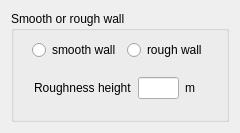
<ui version="4.0" >
 <class>BoundaryConditionsRoughWallForm</class>
 <widget class="QWidget" name="BoundaryConditionsRoughWallForm" >
  <property name="geometry" >
   <rect>
    <x>0</x>
    <y>0</y>
    <width>240</width>
    <height>133</height>
   </rect>
  </property>
  <property name="windowTitle" >
   <string>Form</string>
  </property>
  <layout class="QGridLayout" name="gridLayout" >
   <item row="0" column="0" >
    <widget class="QGroupBox" name="groupBoxRough" >
     <property name="title" >
      <string>Smooth or rough wall</string>
     </property>
     <layout class="QGridLayout" name="_6" >
      <item row="0" column="0" >
       <layout class="QGridLayout" name="_7" >
        <item row="0" column="0" >
         <layout class="QGridLayout" name="_8" >
          <item row="0" column="0" >
           <spacer>
            <property name="orientation" >
             <enum>Qt::Horizontal</enum>
            </property>
            <property name="sizeHint" stdset="0" >
             <size>
              <width>40</width>
              <height>20</height>
             </size>
            </property>
           </spacer>
          </item>
          <item row="0" column="1" >
           <widget class="QRadioButton" name="radioButtonSmooth" >
            <property name="text" >
             <string>smooth wall</string>
            </property>
           </widget>
          </item>
          <item row="0" column="2" >
           <widget class="QRadioButton" name="radioButtonRough" >
            <property name="text" >
             <string>rough wall</string>
            </property>
           </widget>
          </item>
          <item row="0" column="3" >
           <spacer>
            <property name="orientation" >
             <enum>Qt::Horizontal</enum>
            </property>
            <property name="sizeHint" stdset="0" >
             <size>
              <width>40</width>
              <height>20</height>
             </size>
            </property>
           </spacer>
          </item>
         </layout>
        </item>
        <item row="1" column="0" >
         <widget class="QFrame" name="frameRoughness" >
          <property name="minimumSize" >
           <size>
            <width>16</width>
            <height>42</height>
           </size>
          </property>
          <property name="frameShape" >
           <enum>QFrame::NoFrame</enum>
          </property>
          <property name="frameShadow" >
           <enum>QFrame::Raised</enum>
          </property>
          <layout class="QGridLayout" name="_9" >
           <item row="0" column="0" >
            <layout class="QGridLayout" name="_10" >
             <item row="0" column="0" >
              <spacer>
               <property name="orientation" >
                <enum>Qt::Horizontal</enum>
               </property>
               <property name="sizeHint" stdset="0" >
                <size>
                 <width>40</width>
                 <height>20</height>
                </size>
               </property>
              </spacer>
             </item>
             <item row="0" column="1" >
              <widget class="QLabel" name="labelRoughCoef" >
               <property name="text" >
                <string>Roughness height</string>
               </property>
              </widget>
             </item>
             <item row="0" column="2" >
              <widget class="QLineEdit" name="lineEditRoughCoef" >
               <property name="maximumSize" >
                <size>
                 <width>80</width>
                 <height>16777215</height>
                </size>
               </property>
              </widget>
             </item>
             <item row="0" column="3" >
              <widget class="QLabel" name="labelRoughUnit" >
               <property name="text" >
                <string>m</string>
               </property>
              </widget>
             </item>
             <item row="0" column="4" >
              <spacer>
               <property name="orientation" >
                <enum>Qt::Horizontal</enum>
               </property>
               <property name="sizeHint" stdset="0" >
                <size>
                 <width>51</width>
                 <height>20</height>
                </size>
               </property>
              </spacer>
             </item>
            </layout>
           </item>
          </layout>
         </widget>
        </item>
       </layout>
      </item>
     </layout>
    </widget>
   </item>
  </layout>
 </widget>
 <resources/>
 <connections/>
</ui>
